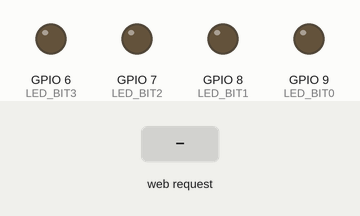
Simulated run of this sketch. Board: ESP32-S3. On the bench: output pins drawn as LEDs (lit = HIGH). The test bench sets the inputs (shaded band). What the sketch prints to the serial monitor is not drawn.

Above: at 1.2 s.
1.3 s: HTTP request GET /calcular?a=1 received
At 1.8 s:
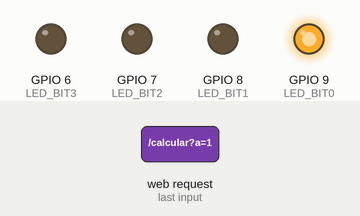
2.8 s: HTTP request GET /calcular?b=1 received
At 4.0 s:
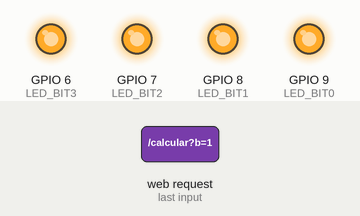
4.3 s: HTTP request GET /calcular received
At 5.3 s:
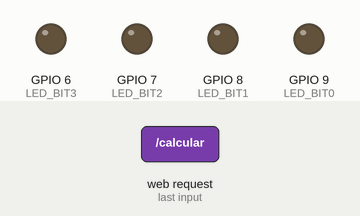
5.8 s: HTTP request GET /calcular?a=120 received
At 6.5 s:
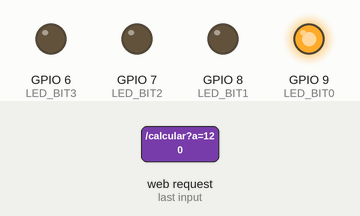
Timing chart, 0 to 8.3 s (numbered marks = the images above; inputs shaded):
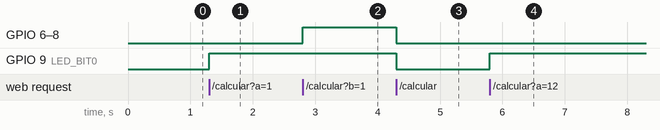

The sketch:

webserver.ino
```cpp
#include <WiFi.h>
#include <WebServer.h>

// Nome e senha do Wi-Fi
const char* ssid = "ESP32_do_grupinho_s";
const char* password = "LLL";

// Cria servidor HTTP na porta 80
WebServer server(80);

const int LED_BIT0 = 9;
const int LED_BIT1 = 8;
const int LED_BIT2 = 7;
const int LED_BIT3 = 6;

// Página HTML
String paginaHTML = R"rawliteral(
<!DOCTYPE html>
<html>

<head>
    <meta charset="UTF-8">
    <title>Calculadora Binária</title>

    <style>
        body {
            font-family: Arial;
            background-color: #1e1e2f;
            color: white;

            display: flex;
            justify-content: center;
            align-items: center;

            height: 100vh;
            margin: 0;
        }

        .container {
            background-color: #2b2b40;

            padding: 40px;

            border-radius: 20px;

            box-shadow: 0px 0px 20px rgba(0,0,0,0.3);

            text-align: center;
        }

        h1 {
            margin-bottom: 30px;
        }

        input {
            font-size: 20px;

            padding: 10px;

            margin: 10px;

            width: 150px;

            text-align: center;

            border: none;

            border-radius: 10px;
        }

        button {

            font-size: 20px;

            padding: 10px 20px;

            margin: 10px;

            border: none;

            border-radius: 10px;

            cursor: pointer;

            transition: 0.2s;
        }

        button:hover {
            transform: scale(1.05);
        }
    </style>
</head>

<body>
    <div class="container">
        <h1>Calculadora 4 bits</h1>

        <form action="/calcular" method="GET">

            <div>
                <label>Número A:</label><br>
                <input type="text" name="a" maxlength="4" minlength="4" pattern="[01]{4}" placeholder="Ex: 1010" required>
            </div>

            <div>
                <label>Número B:</label><br>
                <input type="text" name="b" maxlength="4" minlength="4" pattern="[01]{4}" placeholder="Ex: 1010" required>
            </div>

            <button type="submit" name="op" value="+">Add</button>
            <button type="submit" name="op" value="-">Sub</button>

        </form>
    </div>
</body>
</html>
)rawliteral";

// Função chamada ao acessar "/"
void handleRoot() {
    server.send(200, "text/html", paginaHTML);
}

void escreverLeds(int valor) {
    uint8_t v = valor & 0x0F;

    digitalWrite(LED_BIT0, (v & 0x01) ? HIGH : LOW);
    digitalWrite(LED_BIT1, (v & 0x02) ? HIGH : LOW);
    digitalWrite(LED_BIT2, (v & 0x04) ? HIGH : LOW);
    digitalWrite(LED_BIT3, (v & 0x08) ? HIGH : LOW);
}

int fromBinary4Signed(String bin) {
    int v = strtol(bin.c_str(), NULL, 2);

    if (v >= 8) {
        v -= 16;
    }

    return v;
}

// Função do cálculo
void handleCalculo() {

    String binA = server.arg("a");
    String binB = server.arg("b");
    String op   = server.arg("op");

    // Converte binário -> inteiro
    int a = fromBinary4Signed(binA);
    int b = fromBinary4Signed(binB);

    int resultado;

    if(op == "+") {
        resultado = a + b;
    }
    else {
        resultado = a - b;
    }

    escreverLeds(resultado);

    String resposta = R"rawliteral(
        <!DOCTYPE html>
        <html>

        <head>
            <meta charset="UTF-8">

        <style>
            body {
                font-family: Arial;
                background-color: #1e1e2f;
                color: white;

                display: flex;
                justify-content: center;
                align-items: center;

                height: 100vh;
                margin: 0;
            }

            .container {
                background-color: #2b2b40;

                padding: 40px;

                border-radius: 20px;

                box-shadow: 0px 0px 20px rgba(0,0,0,0.3);

                text-align: center;
            }

            h1 {
                margin-bottom: 30px;
            }

            input {
                font-size: 20px;

                padding: 10px;

                margin: 10px;

                width: 150px;

                text-align: center;

                border: none;

                border-radius: 10px;
            }

            button {

                font-size: 20px;

                padding: 10px 20px;

                margin: 10px;

                border: none;

                border-radius: 10px;

                cursor: pointer;

                transition: 0.2s;
            }

            button:hover {
                transform: scale(1.05);
            }
        </style>

        </head>

        <body>
        )rawliteral";

    if(resultado > 7 || resultado < -8){
        String resultadoBin = toBinary4(resultado);

        resposta += R"rawliteral(
        <div class="container">
            <div class="alert">
                <h1>Overflow!</h1>
            </div>
        )rawliteral";

        resposta += "<h2>Binario: ";
        resposta += resultadoBin;
        resposta += "</h2>";

        resposta += R"rawliteral(
        <br><a href='/'>Fazer outra operacao</a>
        </div>
        </body>
        </html>
        )rawliteral";

        server.send(400, "text/html", resposta);
        return;
    }

    // Resultado em binário
    String resultadoBin = toBinary4(resultado);

    resposta += "<div class=container><h1>Resultado</h1>";

    resposta += "<p>";
    resposta += binA + " " + op + " " + binB;
    resposta += "</p>";

    resposta += "<h2>Binario: ";
    resposta += resultadoBin;
    resposta += "</h2>";

    resposta += "<h2>Decimal: ";
    resposta += String(resultado);
    resposta += "</h2>";

    resposta += "<br><a href='/'>Voltar</a></div>";
    resposta += "</body></html>";

    server.send(200, "text/html", resposta);
}

String toBinary4(int valor) {
    uint8_t v = valor & 0b1111;

    String s = "";
    for (int i = 3; i >= 0; i--) {
        s += (v & (1 << i)) ? "1" : "0";
    }

    return s;
}

void setup() {
    pinMode(LED_BIT0, OUTPUT);
    pinMode(LED_BIT1, OUTPUT);
    pinMode(LED_BIT2, OUTPUT);
    pinMode(LED_BIT3, OUTPUT);

    digitalWrite(LED_BIT0, LOW);
    digitalWrite(LED_BIT1, LOW);
    digitalWrite(LED_BIT2, LOW);
    digitalWrite(LED_BIT3, LOW);

    Serial.begin(115200);

    // Cria Access Point
    WiFi.softAP(ssid, password);

    // IP da ESP32
    IPAddress IP = WiFi.softAPIP();

    Serial.print("IP da ESP32: ");
    Serial.println(IP);

    // Rota principal
    server.on("/", handleRoot);

    // Receber dados do formulário
    server.on("/calcular", handleCalculo);

    // Inicia servidor
    server.begin();

    Serial.println("Servidor HTTP iniciado");
}

void loop() {
    server.handleClient();
}
```

Measured:
- after the input at 1.3 s, GPIO 9 (LED_BIT0): LOW → HIGH at once
- after the input at 2.8 s, GPIO 6 (LED_BIT3), GPIO 7 (LED_BIT2), GPIO 8 (LED_BIT1): LOW → HIGH at once
- after the input at 4.3 s, GPIO 6 (LED_BIT3), GPIO 7 (LED_BIT2), GPIO 8 (LED_BIT1), GPIO 9 (LED_BIT0): HIGH → LOW at once
- after the input at 5.8 s, GPIO 9 (LED_BIT0): LOW → HIGH at once
